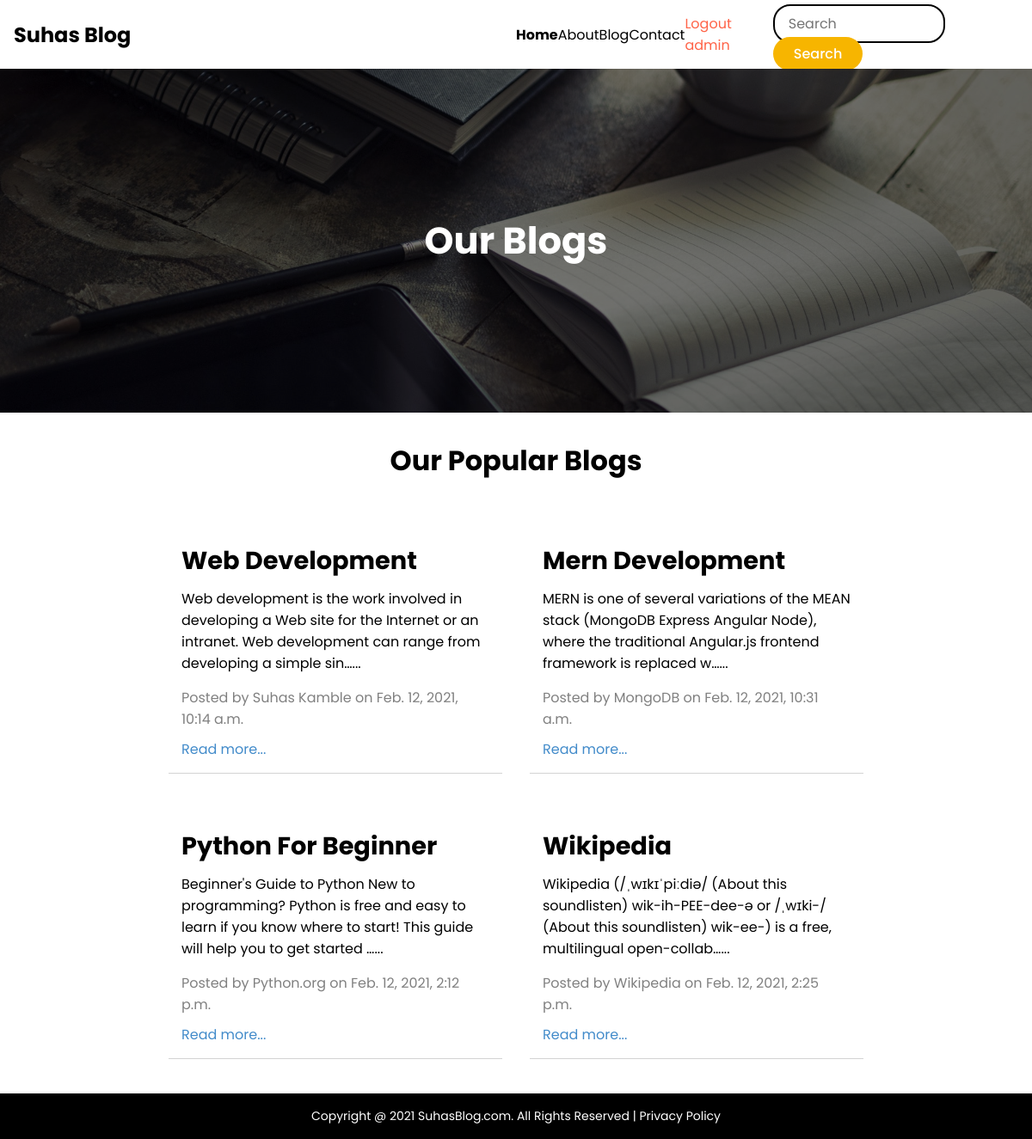
Page /blog/ (signed in) on the committed database.
### blog/models.py (models this page shows)
class Post(models.Model):
    sno = models.AutoField(primary_key=True)
    title = models.CharField(max_length=300)
    content = models.TextField()
    image = models.CharField(max_length=3000)
    author = models.CharField(max_length=200)
    slug = models.CharField(max_length=340)
    timestamp = models.DateTimeField(auto_now=True, blank=True)
    def __str__(self):
        return self.title+" by "+self.author

### blog/views.py (the view)
# urls.py: path('', views.blogHome, name="Blog Home"),
def blogHome(request):
    allPosts = Post.objects.all()
    print(allPosts[0:3])
    context = {'allPosts': allPosts}
    return render(request, 'blog/blog.html', context)

### templates/blog/blog.html (shortened to what this page needs)
{% extends 'base.html' %}
{% block body %}
<section class="main-box">
    <div class="main-container">
        <div class="main-text">
            <h1 class="blog-title">Our Blogs</h1>
        </div>
    </div>
</section>
<section class="popular-blogs">
    <div class="main-container">
        <h3>Our Popular Blogs</h3>
        <div class="blog-container">
            {% for post in allPosts %}
            <div class="blog-card">
                <div class="blog-info">
                    <h6> <a href="/blog/{{post.slug}}" class="postTitle">{{post.title}}</a></h6>
                    <p>{{post.content | truncatechars:150}}...</p>
                    <p class="timestamp">Posted by {{post.author}} on {{post.timestamp}}</p>
                    <a href="/blog/{{post.slug}}" class="blog-btn">Read more...</a>
                </div>
            </div>
            {% endfor %}
        </div>
    </div>
</section>
{% endblock body %}

### templates/base.html (shortened to what this page needs)
<!DOCTYPE html>
<html lang="en">
<head>
    <link rel="stylesheet" href="static/style.css">
    <link rel="stylesheet" href="../static/style.css">
    <link rel="stylesheet" href="static/auth.css">
</head>
<body>
    <nav class="navbar">
        <div class="logo">
            <h2>Suhas Blog</h2>
        </div>
        <ul class="nav-links">
            <li><a class="active" href="/">Home</a></li>
            <li><a href="/about">About</a></li>
            <li><a href="/blog">Blog</a></li>
            <li><a href="/contact">Contact</a></li>
            {% if user.is_authenticated %}
            <li><a style="color: tomato;" href="/logout">Logout {{request.user}}</a></li>
            {% else %}
            <li><a href="/login">Login</a></li>
            <li><a href="/signup">Signup</a></li>
            {% endif %}
            <li>
                <form action="/search" method="GET">
                    <input name="query" placeholder="Search" id="search" type="text">
                    <a role="button" href="#" id="search-btn" type="submit">Search </a>
                </form>
            </li>
        </ul>
    </nav>
    {% block body %}
    {% endblock body %}
    <footer>
        <p>Copyright @ 2021 SuhasBlog.com. All Rights Reserved | Privacy Policy</p>
    </footer>
</body>
</html>

### static/style.css (style rules this page uses)
* { margin: 0; padding: 0; font-family: 'Poppins', sans-serif; box-sizing: border-box; }
a { color: white; text-decoration: none; }
ul { list-style: none; }
.main-container { max-width: 1200px; margin: 0 auto; }
.postTitle { color: black; }
.logo h2 { color: black; }
.main-container h3 { text-align: center; font-size: 2rem; padding: 2rem 0; }
.navbar { display: flex; height: 10vh; align-items: center; justify-content: space-between; background: transparent; padding: 0 1rem; }
.nav-links li a { padding:0.5rem 0 ; color: black; }
.nav-links { display: flex; width: 50%; align-items: center; justify-content: space-between; }
#search { padding: 0.5rem 1rem; border-radius: 20px; font-size: 16px; border: none; outline: none; border: 2px solid black; width: 200px; }
#search-btn { padding: 0.5rem 1.5rem; border-radius: 20px; font-weight: 500; background: white; background-color: #f7b500; border: none; outline: none; cursor: pointer; color: white; transition: all 0.4s ease-in; }
.active { border-bottom: 4px solid white; font-weight: 700; }
.blog-container { display: grid; grid-template-columns: 1fr ; width: 70%; margin: auto; }
.blog-card { margin: 1.5rem 1rem; height: auto; border-bottom: 1px solid lightgray; }
.blog-info { padding: 15px; }
.blog-info h6 { font-size: 1.8rem; margin-bottom: 10px; }
.timestamp { margin-top: 15px; color: gray; }
.blog-btn { display: inline-block; color:#428bca; margin-top: 10px; }
footer { padding: 1rem; background: black; color: #fff; text-align: center; margin-top: 1rem; }
footer p { font-size: 14px; }
.main-box { height: 50vh; background: rgba(0, 0, 0, 0.55) url('./pexels-pixabay-261577.jpg')no-repeat center center/cover; position: relative; background-blend-mode: darken; }
.main-text { position: absolute; top: 50%; left: 50%; transform: translate(-50%,-50%); }
.main-text h1 { font-size: 2.7rem; color: white; }
@media (max-width:1200px) { .blog-container { grid-template-columns: 1fr 1fr; } }

### static/auth.css (style rules this page uses)
* { margin: 0; padding: 0; font-family: 'Poppins', sans-serif; box-sizing: border-box; }

### rows in the picture
Post: title "Web Development", content "Web development is the work involved in developing a Web site for the Internet or an intranet. Web development can range from developing a simple sin…", author "Suhas Kamble", timestamp "Feb. 12, 2021, 10:14 a.m."
Post: title "Mern Development", content "MERN is one of several variations of the MEAN stack (MongoDB Express Angular Node), where the traditional Angular.js frontend framework is replaced w…", author "MongoDB", timestamp "Feb. 12, 2021, 10:31 a.m."
Post: title "Python For Beginner", content "Beginner's Guide to Python New to programming? Python is free and easy to learn if you know where to start! This guide will help you to get started …", author "Python.org", timestamp "Feb. 12, 2021, 2:12 p.m."
Post: title "Wikipedia", content "Wikipedia (/ˌwɪkɪˈpiːdiə/ (About this soundlisten) wik-ih-PEE-dee-ə or /ˌwɪki-/ (About this soundlisten) wik-ee-) is a free, multilingual open-collab…", author "Wikipedia", timestamp "Feb. 12, 2021, 2:25 p.m."

### other values in the picture
{{ request.user }} "admin"
